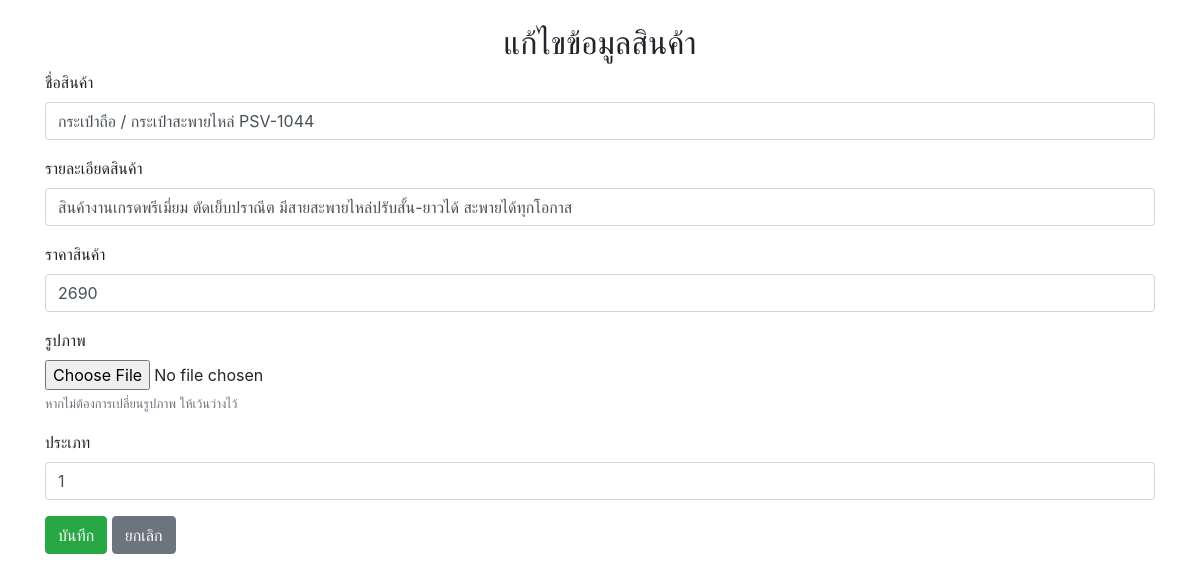
Page /edit_product.php?id=1 on the committed database.
### tables this page shows
CREATE TABLE `product` (
  `p_id` int(4) NOT NULL,
  `p_name` varchar(200) NOT NULL,
  `p_detail` text NOT NULL,
  `p_price` int(6) NOT NULL,
  `p_picture` varchar(200) NOT NULL,
  `p_type` int(3) NOT NULL
);

### edit_product.php (the view, shortened to what this page needs)
<?php
include("connectdb.php");
if (isset($_GET['id'])) {
    $p_id = mysqli_real_escape_string($conn, $_GET['id']);
    $sql = "SELECT * FROM product WHERE p_id = '$p_id'";
    $result = mysqli_query($conn, $sql);
    if (mysqli_num_rows($result) == 1) {
        $product = mysqli_fetch_assoc($result);
    } else {
        echo "<script>alert('ไม่พบสินค้าที่ระบุ'); window.location.href='product_management.php';</script>";
        exit();
    }
} else {
    echo "<script>alert('ไม่มีการระบุ ID ของสินค้า'); window.location.href='product_management.php';</script>";
    exit();
}
?>
<!DOCTYPE html>
<html lang="th">
<head>
    <link href="https://stackpath.bootstrapcdn.com/bootstrap/4.5.2/css/bootstrap.min.css" rel="stylesheet">
</head>
<body>
<div class="container mt-4">
    <h2 class="text-center">แก้ไขข้อมูลสินค้า</h2>
    <form method="post" action="" enctype="multipart/form-data">
        <div class="form-group">
            <label for="p_name">ชื่อสินค้า</label>
            <input type="text" class="form-control" id="p_name" name="p_name" value="<?php echo htmlspecialchars($product['p_name']); ?>" required>
        </div>
        <div class="form-group">
            <label for="p_detail">รายละเอียดสินค้า</label>
            <input type="text" class="form-control" id="p_detail" name="p_detail" value="<?php echo htmlspecialchars($product['p_detail']); ?>" required>
        </div>
        <div class="form-group">
            <label for="p_price">ราคาสินค้า</label>
            <input type="text" class="form-control" id="p_price" name="p_price" value="<?php echo htmlspecialchars($product['p_price']); ?>" required>
        </div>
        <div class="form-group">
            <label for="p_picture">รูปภาพ</label>
            <input type="file" class="form-control-file" id="p_picture" name="p_picture">
            <small class="form-text text-muted">หากไม่ต้องการเปลี่ยนรูปภาพ ให้เว้นว่างไว้</small>
        </div>
        <div class="form-group">
            <label for="p_type">ประเภท</label>
            <input type="text" class="form-control" id="p_type" name="p_type" value="<?php echo htmlspecialchars($product['p_type']); ?>" required>
        </div>
        <button type="submit" class="btn btn-success">บันทึก</button>
        <a href="product_management.php" class="btn btn-secondary">ยกเลิก</a>
    </form>
</div>
</body>
</html>

### rows in the picture
product: p_name "กระเป๋าถือ / กระเป๋าสะพายไหล่ PSV-1044", p_detail "สินค้างานเกรดพรีเมี่ยม ตัดเย็บปราณีต มีสายสะพายไหล่ปรับสั้น-ยาวได้ สะพายได้ทุกโอกาส", p_price "2690", p_type "1"
